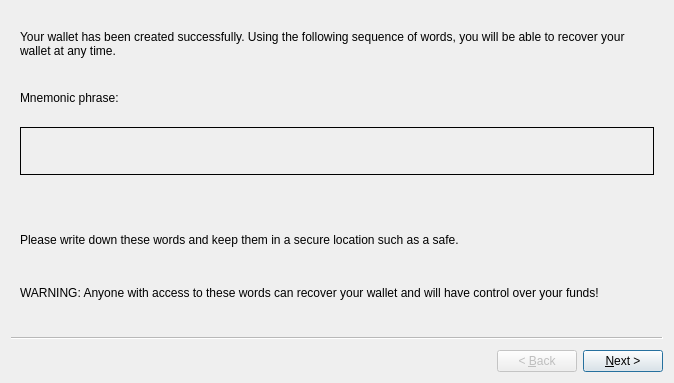
<?xml version="1.0" encoding="UTF-8"?>
<ui version="4.0">
    <class>NotifyMnemonic</class>
    <widget class="QWizard" name="NotifyMnemonic">
        <property name="geometry">
            <rect>
                <x>0</x>
                <y>0</y>
                <width>674</width>
                <height>383</height>
            </rect>
        </property>
        <property name="sizePolicy">
            <sizepolicy hsizetype="Expanding" vsizetype="Expanding">
                <horstretch>0</horstretch>
                <verstretch>0</verstretch>
            </sizepolicy>
        </property>
        <property name="windowTitle">
            <string>Notification</string>
        </property>
        <property name="options">
            <set>QWizard::NoCancelButton</set>
        </property>
        <widget class="QWizardPage" name="wizardPage1">
            <property name="sizePolicy">
                <sizepolicy hsizetype="Expanding" vsizetype="Expanding">
                    <horstretch>0</horstretch>
                    <verstretch>0</verstretch>
                </sizepolicy>
            </property>
            <layout class="QVBoxLayout" name="verticalLayout">
                <item>
                    <widget class="QLabel" name="textLabel">
                        <property name="sizePolicy">
                            <sizepolicy hsizetype="Expanding" vsizetype="Minimum">
                                <horstretch>0</horstretch>
                                <verstretch>0</verstretch>
                            </sizepolicy>
                        </property>
                        <property name="text">
                            <string>Your wallet has been created successfully. Using the following sequence of words, you will be able to recover your wallet at any time.</string>
                        </property>
                        <property name="wordWrap">
                            <bool>true</bool>
                        </property>
                    </widget>
                </item>
                <item>
                    <widget class="QLabel" name="textLabel4">
                        <property name="text">
                            <string>Mnemonic phrase:</string>
                        </property>
                        <property name="wordWrap">
                            <bool>true</bool>
                        </property>
                    </widget>
                </item>
                <item>
                    <widget class="QFrame" name="mnemonicBox">
                        <property name="sizePolicy">
                            <sizepolicy hsizetype="Expanding" vsizetype="Minimum">
                                <horstretch>0</horstretch>
                                <verstretch>0</verstretch>
                            </sizepolicy>
                        </property>
                        <property name="frameShape">
                            <enum>QFrame::Box</enum>
                        </property>
                        <layout class="QVBoxLayout" name="horizontalLayout">
                            <item>
                                <widget class="QLabel" name="mnemonic">
                                    <property name="alignment">
                                        <enum>Qt::AlignCenter</enum>
                                    </property>
                                    <property name="sizePolicy">
                                        <sizepolicy hsizetype="Expanding" vsizetype="Minimum">
                                            <horstretch>0</horstretch>
                                            <verstretch>0</verstretch>
                                        </sizepolicy>
                                    </property>
                                    <property name="text">
                                        <string></string>
                                    </property>
                                    <property name="wordWrap">
                                        <bool>true</bool>
                                    </property>
                                </widget>
                            </item>
                        </layout>
                    </widget>
                </item>
                <item>
                    <spacer name="horizontalSpacer">
                        <property name="orientation">
                            <enum>Qt::Horizontal</enum>
                        </property>
                        <property name="sizeType">
                            <enum>QSizePolicy::Fixed</enum>
                        </property>
                        <property name="sizeHint" stdset="0">
                            <size>
                                <width>60</width>
                                <height>35</height>
                            </size>
                        </property>
                    </spacer>
                </item>
                <item>
                    <widget class="QLabel" name="textLabel2">
                        <property name="text">
                            <string>Please write down these words and keep them in a secure location such as a safe.</string>
                        </property>
                        <property name="wordWrap">
                            <bool>true</bool>
                        </property>
                    </widget>
                </item>
                <item>
                    <widget class="QLabel" name="textLabel3">
                        <property name="text">
                            <string>WARNING: Anyone with access to these words can recover your wallet and will have control over your funds!</string>
                        </property>
                        <property name="wordWrap">
                            <bool>true</bool>
                        </property>
                    </widget>
                </item>
            </layout>
        </widget>
        <widget class="QWizardPage" name="wizardPage2">
            <property name="sizePolicy">
                <sizepolicy hsizetype="Expanding" vsizetype="Expanding">
                    <horstretch>0</horstretch>
                    <verstretch>0</verstretch>
                </sizepolicy>
            </property>
            <layout class="QVBoxLayout" name="verticalLayout">
                <item>
                    <widget class="QLabel" name="textLabel3">
                        <property name="text">
                            <string>Input mnemonic words below from your notes, to be sure that you got it right.</string>
                        </property>
                        <property name="wordWrap">
                            <bool>true</bool>
                        </property>
                    </widget>
                </item>
                <item>
                    <widget class="QTextEdit" name="words">
                    <property name="sizePolicy">
                        <sizepolicy hsizetype="Preferred" vsizetype="Preferred">
                            <horstretch>0</horstretch>
                            <verstretch>0</verstretch>
                        </sizepolicy>
                    </property>
                    <property name="sizeAdjustPolicy">
                        <enum>QAbstractScrollArea::AdjustToContents</enum>
                    </property>
                    </widget>
                </item>
                <item>
                    <widget class="QLabel" name="errorMessage">
                        <property name="text">
                            <string></string>
                        </property>
                        <property name="wordWrap">
                            <bool>true</bool>
                        </property>
                    </widget>
                </item>
            </layout>
        </widget>
    </widget>
    <resources/>
    <connections>
    </connections>
</ui>
